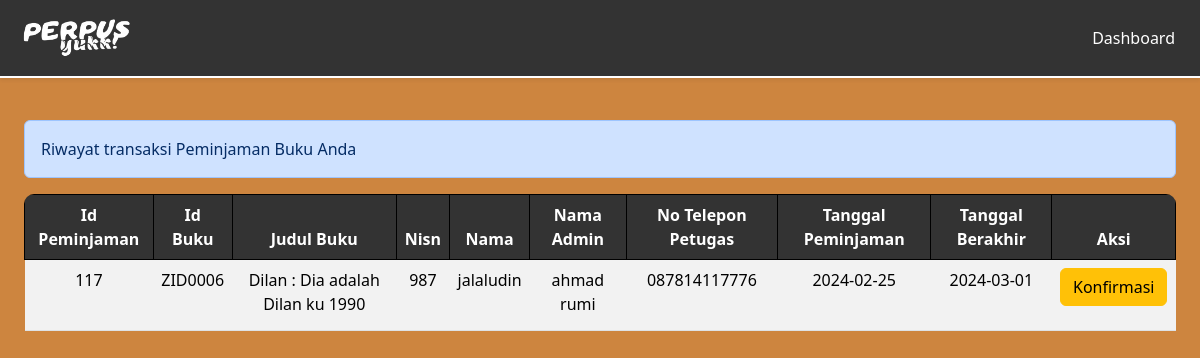
The page /DashboardMember/formPeminjaman/TransaksiPeminjaman.php (signed in) on the database its author committed.
### tables this page shows
CREATE TABLE `peminjaman` (
  `id_peminjaman` int(11) NOT NULL,
  `id_buku` varchar(20) NOT NULL,
  `nisn` int(11) NOT NULL,
  `id_admin` int(11) NOT NULL,
  `tgl_peminjaman` date NOT NULL,
  `tgl_pengembalian` date NOT NULL,
  `status` enum('ya','tidak') NOT NULL,
  `harga` int(50) NOT NULL,
  `no_petgas` varchar(50) NOT NULL
);

CREATE TABLE `buku` (
  `cover` varchar(255) NOT NULL,
  `id_buku` varchar(20) NOT NULL,
  `kategori` varchar(255) NOT NULL,
  `judul` varchar(255) NOT NULL,
  `pengarang` varchar(255) NOT NULL,
  `penerbit` varchar(255) NOT NULL,
  `tahun_terbit` date NOT NULL,
  `jumlah_halaman` int(50) NOT NULL,
  `buku_deskripsi` text NOT NULL,
  `isi_buku` varchar(250) NOT NULL
);

CREATE TABLE `member` (
  `nisn` int(11) NOT NULL,
  `kode_member` varchar(12) NOT NULL,
  `nama` varchar(255) NOT NULL,
  `password` varchar(255) NOT NULL,
  `jenis_kelamin` varchar(20) NOT NULL,
  `kelas` varchar(5) NOT NULL,
  `jurusan` varchar(50) NOT NULL,
  `no_tlp` varchar(15) NOT NULL,
  `tgl_pendaftaran` date NOT NULL
);

### config/config.php (called while the page is built, shortened)
<?php
$host = "127.0.0.1";
$username = "root";
$password = "";
$database_name = "perpustakaan";
$connection = mysqli_connect($host, $username, $password, $database_name);
function queryReadData($dataKategori) {
  global $connection;
  $result = mysqli_query($connection, $dataKategori);
  $items = [];
  while($item = mysqli_fetch_assoc($result)) {
    $items[] = $item;
  }
  return $items;
}
?>

### DashboardMember/formPeminjaman/TransaksiPeminjaman.php (the view, shortened to what this page needs)
<?php
require "../../config/config.php";
$akunMember = $_SESSION["member"]["nisn"];
$dataPinjam = queryReadData("SELECT peminjaman.id_peminjaman, peminjaman.id_buku, buku.judul, peminjaman.nisn, member.nama, admin.nama_admin, peminjaman.tgl_peminjaman, peminjaman.tgl_pengembalian, peminjaman.status, no_petgas
FROM peminjaman
INNER JOIN buku ON peminjaman.id_buku = buku.id_buku
INNER JOIN member ON peminjaman.nisn = member.nisn
INNER JOIN admin ON peminjaman.id_admin = admin.id
WHERE peminjaman.nisn = $akunMember");
?>
<!DOCTYPE html>
<html lang="en">
  <head>
    <link rel="stylesheet" href="../../css/transaksipeminjaman.css">
    <link href="https://cdn.jsdelivr.net/npm/bootstrap@5.3.2/dist/css/bootstrap.min.css" rel="stylesheet">
  </head>
  <body style="background-color: #CD853F ;">
     <nav class="navbar fixed-top  shadow-sm">
      <div class="container-fluid ">
        <a class="navbar-brand" href="#">
          <img src="../../assets/logo.png" alt="logo" width="130px">
        </a>
        <a class="btn btn-tertiary" href="../dashboardMember.php">Dashboard</a>
      </div>
    </nav>
  <div class="p-4 mt-5">
    <div class="mt-5 alert alert-primary" role="alert">Riwayat transaksi Peminjaman Buku Anda </div>
      <div class="table-responsive mt-3">
         <table class="table table-striped table-hover">
            <thead class="text-center">
               <tr>
                  <th class="list">Id Peminjaman</th>
                  <th class="list">Id Buku</th>
                  <th class="list">Judul Buku</th>
                  <th class="list">Nisn</th>
                  <th class="list">Nama</th>
                  <th class="list">Nama Admin</th>
                  <th class="list">No Telepon Petugas</th>
                  <th class="list">Tanggal Peminjaman</th>
                  <th class="list">Tanggal Berakhir</th>
                  <th class="list">Aksi</th>
               </tr>
            </thead>
            <tbody class="text-center">
            <tr>
               <?php foreach ($dataPinjam as $item) : ?>
               <td><?= $item["id_peminjaman"]; ?></td>
               <td><?= $item["id_buku"]; ?></td>
               <td><?= $item["judul"]; ?></td>
               <td><?= $item["nisn"]; ?></td>
               <td><?= $item["nama"]; ?></td>
               <td><?= $item["nama_admin"]; ?></td>
               <td><?= $item["no_petgas"]; ?></td>
               <td><?= $item["tgl_peminjaman"]; ?></td>
               <td><?= $item["tgl_pengembalian"]; ?></td>
               <td>
               <?php if ($item["status"] == 'ya') : ?>
                    <a class="btn btn-primary"href="bacabuku.php?id=<?= $item["id_buku"]; ?>"> Baca Buku</a>
                    <a class="btn btn-danger" href="pengembalianBuku.php?id=<?= $item["id_peminjaman"]; ?>">kembalikan</a>
                  <?php elseif ($item["status"] == 'tidak') : ?>
                    <button onclick="myFunction()" class="btn btn-warning">Konfirmasi</button>
                  <?php endif; ?>
               </td>
               </tbody>
               <?php endforeach; ?>
         </table>
      </div>
   </div>
               </body>
</html>

### css/transaksipeminjaman.css (style rules this page uses)
.navbar { background-color: #333 !important; border-bottom: 2px solid white !important; }
.container-fluid { background-color: #333 !important; }
.btn-tertiary { color: white !important; }
.list { background-color: #333 !important; color: white !important; border: solid 1px black !important; }
.table-responsive { border-radius: 10px !important; }

### rows shown on the page
peminjaman: id_peminjaman "117", id_buku "ZID0006", id_buku.judul "Dilan : Dia adalah Dilan ku 1990", nisn "987", member.nama "jalaludin", id_admin.nama_admin "ahmad rumi", no_petgas "087814117776", tgl_peminjaman "2024-02-25", tgl_pengembalian "2024-03-01", status "Konfirmasi"
